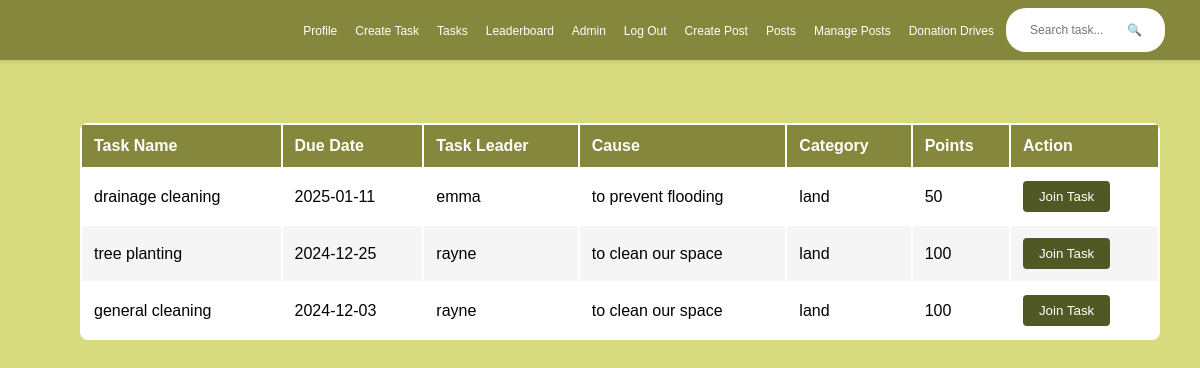
Screenshot of /php/search_results.php (signed in) with the database file from the repository.
### tables this page shows
CREATE TABLE `tasks` (
  `id` int(11) NOT NULL,
  `name` varchar(255) NOT NULL,
  `due_date` date NOT NULL,
  `task_leader` int(11) NOT NULL,
  `cause` varchar(255) DEFAULT NULL,
  `category` enum('air','water','land','Natural Calamities') NOT NULL,
  `points` int(11) DEFAULT 0,
  `status` enum('active','completed','failed') DEFAULT 'active',
  `created_at` timestamp NOT NULL DEFAULT current_timestamp()
);

CREATE TABLE `users` (
  `user_id` int(11) NOT NULL,
  `username` varchar(100) NOT NULL,
  `age` int(11) NOT NULL,
  `gender` enum('male','female','other') NOT NULL,
  `continent` varchar(50) NOT NULL,
  `password` varchar(255) NOT NULL,
  `profile_picture` varchar(255) DEFAULT 'profile1.png',
  `bio` text DEFAULT NULL,
  `total_points` int(11) DEFAULT 0,
  `tasks_completed` int(11) DEFAULT 0,
  `join_date` timestamp NOT NULL DEFAULT current_timestamp()
);

### TaskManager.php (called while the page is built, shortened)
<?php
class TaskManager {
    private $conn;
    public function __construct($conn) {
        $this->conn = $conn;
    }
    public function searchTasks($query) {
        $searchQuery = "%{$query}%";
        $query = "SELECT t.*, u.username as task_leader_name
                 FROM tasks t
                 LEFT JOIN users u ON t.task_leader = u.user_id
                 WHERE t.name LIKE :search
                    OR t.cause LIKE :search
                    OR t.category LIKE :search
                    OR u.username LIKE :search
                 ORDER BY t.created_at DESC";
        $stmt = $this->conn->prepare($query);
        $stmt->bindParam(':search', $searchQuery);
        $stmt->execute();
        return $stmt->fetchAll(PDO::FETCH_ASSOC);
    }
}

### php/search_results.php (the view, shortened to what this page needs)
<?php
require_once '../database/dbConnection.php';
require_once '../classes/TaskManager.php';
$database = new Database();
$conn = $database->getConnection();
$taskManager = new TaskManager($conn);
$searchQuery = isset($_GET['query']) ? $_GET['query'] : '';
$searchResults = $taskManager->searchTasks($searchQuery);
?>
<!DOCTYPE html>
<html lang="en">
<head>
    <link rel="stylesheet" href="../css/task_list.css">
    <link rel="stylesheet" href="../css/search_results.css">
    <link rel="stylesheet" href="../css/navbar.css">
    <link rel="stylesheet" href="//cdn.datatables.net/2.1.8/css/dataTables.dataTables.min.css">
</head>
<body>
    <?php include '../php/components/user_navbar.php'; ?>
    <span class="search-query">Results for: <?php echo htmlspecialchars($searchQuery); ?></span>
    <div class="container">
        <div class="main-content">
            <div class="search-results-container">
                <table id="searchResultsTable">
                    <thead>
                        <tr>
                            <th>Task Name</th>
                            <th>Due Date</th>
                            <th>Task Leader</th>
                            <th>Cause</th>
                            <th>Category</th>
                            <th>Points</th>
                            <th>Action</th>
                        </tr>
                    </thead>
                    <tbody>
                        <?php foreach ($searchResults as $task): ?>
                        <tr>
                            <td><?php echo htmlspecialchars($task['name']); ?></td>
                            <td><?php echo htmlspecialchars($task['due_date']); ?></td>
                            <td><?php echo htmlspecialchars($task['task_leader_name']); ?></td>
                            <td><?php echo htmlspecialchars($task['cause']); ?></td>
                            <td><?php echo htmlspecialchars($task['category']); ?></td>
                            <td><?php echo htmlspecialchars($task['points']); ?></td>
                            <td>
                                <button onclick="showTaskDetails(<?php echo htmlspecialchars(json_encode($task)); ?>)"
                                        class="join-btn">Join Task</button>
                            </td>
                        </tr>
                        <?php endforeach; ?>
                    </tbody>
                </table>
            </div>
        </div>
    </div>
</body>
</html>

### task_list.css (style rules this page uses)
* { margin: 0; padding: 0; box-sizing: border-box; }
body { font-family: Arial, sans-serif; background-color: #D8DB7D; }
.container { display: flex; min-height: 100vh; }
.main-content { flex: 1; display: flex; justify-content: center; padding: 20px; margin-left: 40px; }
#searchResultsTable { width: 100%; background: white; border-radius: 8px; overflow: hidden; margin-top: 20px; }
#searchResultsTable th, #searchResultsTable td { padding: 12px; text-align: left; }
#searchResultsTable thead { background-color: #85873C; color: white; }
#searchResultsTable tbody tr:nth-child(even) { background-color: #f5f5f5; }
.join-btn { background-color: #505823; color: white; border: none; padding: 8px 16px; border-radius: 4px; cursor: pointer; }

### css/search_results.css (style rules this page uses)
.container { margin-top: 170px; }
.search-results-container { width: 100%; padding: 20px; }
#searchResultsTable { width: 100%; background: white; border-radius: 8px; overflow: hidden; }
#searchResultsTable th, #searchResultsTable td { padding: 12px; text-align: left; }
#searchResultsTable thead { background-color: #85873C; color: white; }
#searchResultsTable tbody tr:nth-child(even) { background-color: #f5f5f5; }
.join-btn { background-color: #505823; color: white; border: none; padding: 8px 16px; border-radius: 4px; cursor: pointer; transition: background-color 0.3s; }

### css/navbar.css (style rules this page uses)
.container { margin-top: 45px; }

### rows the page displays
tasks: name "drainage cleaning", due_date "2025-01-11", task_leader.username "emma", cause "to prevent flooding", category "land", points "50"
tasks: name "tree planting", due_date "2024-12-25", task_leader.username "rayne", cause "to clean our space", category "land", points "100"
tasks: name "general cleaning", due_date "2024-12-03", task_leader.username "rayne", cause "to clean our space", category "land", points "100"
